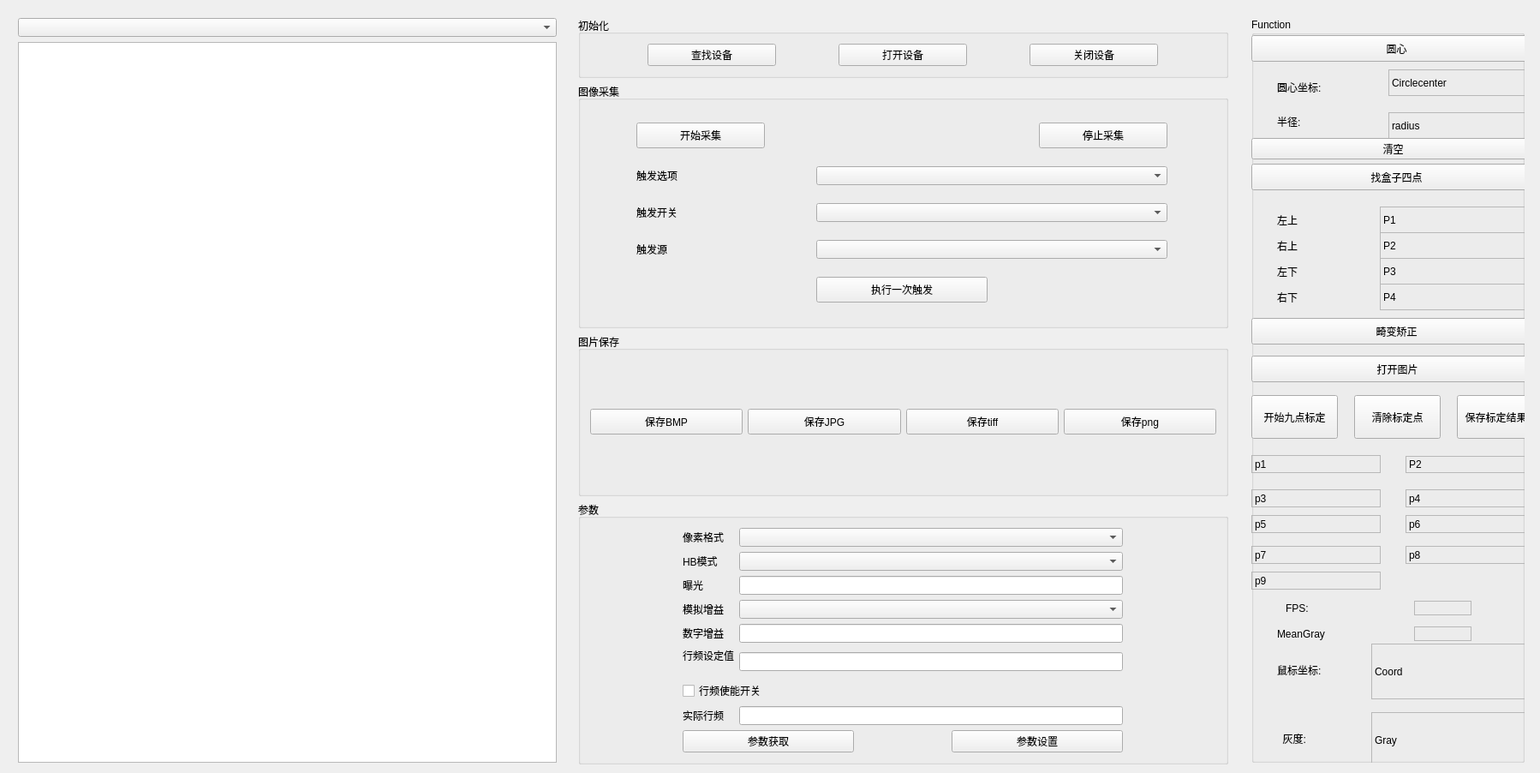
<?xml version="1.0" encoding="UTF-8"?>
<ui version="4.0">
 <class>MainWindow</class>
 <widget class="QMainWindow" name="MainWindow">
  <property name="geometry">
   <rect>
    <x>0</x>
    <y>0</y>
    <width>1798</width>
    <height>902</height>
   </rect>
  </property>
  <property name="windowTitle">
   <string>MainWindow</string>
  </property>
  <widget class="QWidget" name="centralWidget">
   <widget class="QWidget" name="layoutWidget">
    <property name="geometry">
     <rect>
      <x>10</x>
      <y>10</y>
      <width>651</width>
      <height>891</height>
     </rect>
    </property>
    <layout class="QVBoxLayout" name="verticalLayout">
     <item>
      <widget class="QComboBox" name="EnumCombo"/>
     </item>
     <item>
      <widget class="QGraphicsView" name="DisplayWidget"/>
     </item>
    </layout>
   </widget>
   <widget class="QWidget" name="layoutWidget">
    <property name="geometry">
     <rect>
      <x>664</x>
      <y>9</y>
      <width>781</width>
      <height>894</height>
     </rect>
    </property>
    <layout class="QVBoxLayout" name="verticalLayout_2" stretch="0,3,2,0">
     <item>
      <widget class="QGroupBox" name="groupBox">
       <property name="title">
        <string>初始化</string>
       </property>
       <layout class="QGridLayout" name="gridLayout">
        <item row="0" column="1">
         <widget class="QPushButton" name="OpenButton">
          <property name="maximumSize">
           <size>
            <width>150</width>
            <height>30</height>
           </size>
          </property>
          <property name="text">
           <string>打开设备</string>
          </property>
         </widget>
        </item>
        <item row="0" column="2">
         <widget class="QPushButton" name="CloseButton">
          <property name="maximumSize">
           <size>
            <width>150</width>
            <height>30</height>
           </size>
          </property>
          <property name="text">
           <string>关闭设备</string>
          </property>
         </widget>
        </item>
        <item row="0" column="0">
         <widget class="QPushButton" name="EnumButton">
          <property name="maximumSize">
           <size>
            <width>150</width>
            <height>30</height>
           </size>
          </property>
          <property name="text">
           <string>查找设备</string>
          </property>
         </widget>
        </item>
       </layout>
      </widget>
     </item>
     <item>
      <widget class="QGroupBox" name="groupBox_2">
       <property name="title">
        <string>图像采集 </string>
       </property>
       <layout class="QGridLayout" name="gridLayout_2">
        <item row="1" column="2" colspan="2">
         <widget class="QComboBox" name="SelchangeTriggerselCombo"/>
        </item>
        <item row="3" column="0">
         <widget class="QLabel" name="label_3">
          <property name="text">
           <string>触发源</string>
          </property>
         </widget>
        </item>
        <item row="2" column="0">
         <widget class="QLabel" name="label_2">
          <property name="text">
           <string>触发开关</string>
          </property>
         </widget>
        </item>
        <item row="1" column="0">
         <widget class="QLabel" name="label">
          <property name="text">
           <string>触发选项</string>
          </property>
         </widget>
        </item>
        <item row="0" column="0">
         <widget class="QPushButton" name="StartGrabbingButton">
          <property name="maximumSize">
           <size>
            <width>150</width>
            <height>30</height>
           </size>
          </property>
          <property name="text">
           <string>开始采集</string>
          </property>
         </widget>
        </item>
        <item row="0" column="3">
         <widget class="QPushButton" name="StopGrabbingButton">
          <property name="maximumSize">
           <size>
            <width>150</width>
            <height>30</height>
           </size>
          </property>
          <property name="text">
           <string>停止采集</string>
          </property>
         </widget>
        </item>
        <item row="4" column="2">
         <widget class="QPushButton" name="SoftwareOnceButton">
          <property name="maximumSize">
           <size>
            <width>200</width>
            <height>30</height>
           </size>
          </property>
          <property name="text">
           <string>执行一次触发</string>
          </property>
         </widget>
        </item>
        <item row="3" column="2" colspan="2">
         <widget class="QComboBox" name="SelchangeTriggersourceCombo"/>
        </item>
        <item row="2" column="2" colspan="2">
         <widget class="QComboBox" name="SelchangeTriggerswitchCombo"/>
        </item>
       </layout>
       <zorder>SelchangeTriggerselCombo</zorder>
       <zorder>StopGrabbingButton</zorder>
       <zorder>label</zorder>
       <zorder>label_2</zorder>
       <zorder>label_3</zorder>
       <zorder>SelchangeTriggerswitchCombo</zorder>
       <zorder>SelchangeTriggersourceCombo</zorder>
       <zorder>StartGrabbingButton</zorder>
       <zorder>SoftwareOnceButton</zorder>
      </widget>
     </item>
     <item>
      <widget class="QGroupBox" name="groupBox_3">
       <property name="title">
        <string>图片保存</string>
       </property>
       <layout class="QGridLayout" name="gridLayout_3">
        <item row="0" column="2">
         <widget class="QPushButton" name="SaveTiffButton">
          <property name="maximumSize">
           <size>
            <width>200</width>
            <height>30</height>
           </size>
          </property>
          <property name="text">
           <string>保存tiff</string>
          </property>
         </widget>
        </item>
        <item row="0" column="3">
         <widget class="QPushButton" name="SavePngButton">
          <property name="maximumSize">
           <size>
            <width>200</width>
            <height>30</height>
           </size>
          </property>
          <property name="text">
           <string>保存png</string>
          </property>
         </widget>
        </item>
        <item row="0" column="0">
         <widget class="QPushButton" name="SaveBmpButton">
          <property name="maximumSize">
           <size>
            <width>200</width>
            <height>30</height>
           </size>
          </property>
          <property name="text">
           <string>保存BMP</string>
          </property>
         </widget>
        </item>
        <item row="0" column="1">
         <widget class="QPushButton" name="SaveJpgButton">
          <property name="maximumSize">
           <size>
            <width>200</width>
            <height>30</height>
           </size>
          </property>
          <property name="text">
           <string>保存JPG</string>
          </property>
         </widget>
        </item>
       </layout>
      </widget>
     </item>
     <item>
      <widget class="QGroupBox" name="groupBox_4">
       <property name="title">
        <string>参数</string>
       </property>
       <layout class="QGridLayout" name="gridLayout_5">
        <item row="0" column="0" colspan="2">
         <layout class="QGridLayout" name="gridLayout_4" columnminimumwidth="10,1">
          <item row="0" column="0">
           <widget class="QLabel" name="label_7">
            <property name="text">
             <string>像素格式</string>
            </property>
           </widget>
          </item>
          <item row="0" column="1">
           <widget class="QComboBox" name="SelchangePixelformatCombo"/>
          </item>
          <item row="1" column="0">
           <widget class="QLabel" name="label_8">
            <property name="text">
             <string>HB模式</string>
            </property>
           </widget>
          </item>
          <item row="1" column="1">
           <widget class="QComboBox" name="SelchangeImageCompressionModeCombo"/>
          </item>
          <item row="2" column="0">
           <widget class="QLabel" name="label_9">
            <property name="text">
             <string>曝光</string>
            </property>
           </widget>
          </item>
          <item row="2" column="1">
           <widget class="QLineEdit" name="ExposureTimeLineEdit"/>
          </item>
          <item row="3" column="0">
           <widget class="QLabel" name="label_10">
            <property name="text">
             <string>模拟增益</string>
            </property>
           </widget>
          </item>
          <item row="3" column="1">
           <widget class="QComboBox" name="SelchangePreampgainCombo"/>
          </item>
          <item row="4" column="0">
           <widget class="QLabel" name="label_11">
            <property name="text">
             <string>数字增益</string>
            </property>
           </widget>
          </item>
          <item row="4" column="1">
           <widget class="QLineEdit" name="PreampGainLineEdit"/>
          </item>
          <item row="5" column="0">
           <widget class="QLabel" name="label_12">
            <property name="text">
             <string>行频设定值
</string>
            </property>
           </widget>
          </item>
          <item row="5" column="1">
           <widget class="QLineEdit" name="AcquisitionLineRateLineEdit"/>
          </item>
          <item row="6" column="0" colspan="2">
           <widget class="QCheckBox" name="AcquisitionLineRateEnableCheckBox">
            <property name="text">
             <string>行频使能开关</string>
            </property>
           </widget>
          </item>
          <item row="7" column="0">
           <widget class="QLabel" name="label_13">
            <property name="text">
             <string>实际行频</string>
            </property>
           </widget>
          </item>
          <item row="7" column="1">
           <widget class="QLineEdit" name="ResultingLineRateLineEdit"/>
          </item>
         </layout>
        </item>
        <item row="1" column="0">
         <widget class="QPushButton" name="GetParameterButton">
          <property name="maximumSize">
           <size>
            <width>200</width>
            <height>30</height>
           </size>
          </property>
          <property name="text">
           <string>参数获取</string>
          </property>
         </widget>
        </item>
        <item row="1" column="1">
         <widget class="QPushButton" name="SetParameterButton">
          <property name="maximumSize">
           <size>
            <width>200</width>
            <height>30</height>
           </size>
          </property>
          <property name="text">
           <string>参数设置</string>
          </property>
         </widget>
        </item>
       </layout>
      </widget>
     </item>
    </layout>
   </widget>
   <widget class="QWidget" name="layoutWidget">
    <property name="geometry">
     <rect>
      <x>1450</x>
      <y>10</y>
      <width>341</width>
      <height>891</height>
     </rect>
    </property>
    <layout class="QVBoxLayout" name="verticalLayout_3">
     <item>
      <widget class="QGroupBox" name="groupbox_5">
       <property name="title">
        <string>Function</string>
       </property>
       <widget class="QPushButton" name="bnFindCircle">
        <property name="geometry">
         <rect>
          <x>0</x>
          <y>20</y>
          <width>339</width>
          <height>31</height>
         </rect>
        </property>
        <property name="text">
         <string>圆心</string>
        </property>
       </widget>
       <widget class="QPushButton" name="bnFindBox">
        <property name="geometry">
         <rect>
          <x>0</x>
          <y>170</y>
          <width>339</width>
          <height>31</height>
         </rect>
        </property>
        <property name="text">
         <string>找盒子四点</string>
        </property>
       </widget>
       <widget class="QPushButton" name="bnRectify">
        <property name="geometry">
         <rect>
          <x>0</x>
          <y>350</y>
          <width>339</width>
          <height>31</height>
         </rect>
        </property>
        <property name="text">
         <string>畸变矫正</string>
        </property>
       </widget>
       <widget class="QLabel" name="labelCircleCenter">
        <property name="geometry">
         <rect>
          <x>160</x>
          <y>60</y>
          <width>181</width>
          <height>31</height>
         </rect>
        </property>
        <property name="frameShape">
         <enum>QFrame::StyledPanel</enum>
        </property>
        <property name="text">
         <string>Circlecenter</string>
        </property>
       </widget>
       <widget class="QLabel" name="labelCircleRadius">
        <property name="geometry">
         <rect>
          <x>160</x>
          <y>110</y>
          <width>184</width>
          <height>31</height>
         </rect>
        </property>
        <property name="frameShape">
         <enum>QFrame::StyledPanel</enum>
        </property>
        <property name="text">
         <string>radius</string>
        </property>
       </widget>
       <widget class="QLabel" name="labelBoxP1">
        <property name="geometry">
         <rect>
          <x>150</x>
          <y>220</y>
          <width>185</width>
          <height>31</height>
         </rect>
        </property>
        <property name="frameShape">
         <enum>QFrame::StyledPanel</enum>
        </property>
        <property name="text">
         <string>P1</string>
        </property>
       </widget>
       <widget class="QLabel" name="labelBoxP2">
        <property name="geometry">
         <rect>
          <x>150</x>
          <y>250</y>
          <width>184</width>
          <height>31</height>
         </rect>
        </property>
        <property name="frameShape">
         <enum>QFrame::StyledPanel</enum>
        </property>
        <property name="text">
         <string>P2</string>
        </property>
       </widget>
       <widget class="QLabel" name="labelBoxP3">
        <property name="geometry">
         <rect>
          <x>150</x>
          <y>280</y>
          <width>185</width>
          <height>31</height>
         </rect>
        </property>
        <property name="frameShape">
         <enum>QFrame::StyledPanel</enum>
        </property>
        <property name="text">
         <string>P3</string>
        </property>
       </widget>
       <widget class="QLabel" name="labelBoxP4">
        <property name="geometry">
         <rect>
          <x>150</x>
          <y>310</y>
          <width>184</width>
          <height>31</height>
         </rect>
        </property>
        <property name="frameShape">
         <enum>QFrame::StyledPanel</enum>
        </property>
        <property name="text">
         <string>P4</string>
        </property>
       </widget>
       <widget class="QLabel" name="labelCoord">
        <property name="geometry">
         <rect>
          <x>140</x>
          <y>730</y>
          <width>201</width>
          <height>65</height>
         </rect>
        </property>
        <property name="frameShape">
         <enum>QFrame::StyledPanel</enum>
        </property>
        <property name="text">
         <string>Coord</string>
        </property>
       </widget>
       <widget class="QLabel" name="labelGray">
        <property name="geometry">
         <rect>
          <x>140</x>
          <y>810</y>
          <width>200</width>
          <height>65</height>
         </rect>
        </property>
        <property name="frameShape">
         <enum>QFrame::StyledPanel</enum>
        </property>
        <property name="text">
         <string>Gray</string>
        </property>
       </widget>
       <widget class="QPushButton" name="bnStartCalib9">
        <property name="geometry">
         <rect>
          <x>0</x>
          <y>440</y>
          <width>101</width>
          <height>51</height>
         </rect>
        </property>
        <property name="text">
         <string>开始九点标定</string>
        </property>
       </widget>
       <widget class="QPushButton" name="bnClearCalib9">
        <property name="geometry">
         <rect>
          <x>120</x>
          <y>440</y>
          <width>101</width>
          <height>51</height>
         </rect>
        </property>
        <property name="text">
         <string>清除标定点</string>
        </property>
       </widget>
       <widget class="QPushButton" name="bnSaveCalib9">
        <property name="geometry">
         <rect>
          <x>240</x>
          <y>440</y>
          <width>91</width>
          <height>51</height>
         </rect>
        </property>
        <property name="text">
         <string>保存标定结果</string>
        </property>
       </widget>
       <widget class="QLabel" name="label_4">
        <property name="geometry">
         <rect>
          <x>30</x>
          <y>740</y>
          <width>81</width>
          <height>41</height>
         </rect>
        </property>
        <property name="text">
         <string>鼠标坐标:</string>
        </property>
       </widget>
       <widget class="QLabel" name="label_5">
        <property name="geometry">
         <rect>
          <x>30</x>
          <y>820</y>
          <width>81</width>
          <height>41</height>
         </rect>
        </property>
        <property name="text">
         <string>  灰度:</string>
        </property>
       </widget>
       <widget class="QLabel" name="label_6">
        <property name="geometry">
         <rect>
          <x>30</x>
          <y>60</y>
          <width>81</width>
          <height>41</height>
         </rect>
        </property>
        <property name="text">
         <string>圆心坐标:</string>
        </property>
       </widget>
       <widget class="QLabel" name="label_14">
        <property name="geometry">
         <rect>
          <x>30</x>
          <y>100</y>
          <width>81</width>
          <height>41</height>
         </rect>
        </property>
        <property name="text">
         <string>半径:</string>
        </property>
       </widget>
       <widget class="QLabel" name="label_15">
        <property name="geometry">
         <rect>
          <x>30</x>
          <y>220</y>
          <width>81</width>
          <height>31</height>
         </rect>
        </property>
        <property name="text">
         <string>左上</string>
        </property>
       </widget>
       <widget class="QLabel" name="label_16">
        <property name="geometry">
         <rect>
          <x>30</x>
          <y>250</y>
          <width>81</width>
          <height>31</height>
         </rect>
        </property>
        <property name="text">
         <string>右上</string>
        </property>
       </widget>
       <widget class="QLabel" name="label_17">
        <property name="geometry">
         <rect>
          <x>30</x>
          <y>280</y>
          <width>91</width>
          <height>31</height>
         </rect>
        </property>
        <property name="text">
         <string>左下</string>
        </property>
       </widget>
       <widget class="QLabel" name="label_18">
        <property name="geometry">
         <rect>
          <x>30</x>
          <y>310</y>
          <width>81</width>
          <height>31</height>
         </rect>
        </property>
        <property name="text">
         <string>右下</string>
        </property>
       </widget>
       <widget class="QLabel" name="labelCalibP1">
        <property name="geometry">
         <rect>
          <x>0</x>
          <y>510</y>
          <width>151</width>
          <height>21</height>
         </rect>
        </property>
        <property name="frameShape">
         <enum>QFrame::StyledPanel</enum>
        </property>
        <property name="text">
         <string>p1</string>
        </property>
       </widget>
       <widget class="QLabel" name="labelCalibP2">
        <property name="geometry">
         <rect>
          <x>180</x>
          <y>511</y>
          <width>161</width>
          <height>20</height>
         </rect>
        </property>
        <property name="frameShape">
         <enum>QFrame::StyledPanel</enum>
        </property>
        <property name="text">
         <string>P2</string>
        </property>
       </widget>
       <widget class="QLabel" name="labelCalibP3">
        <property name="geometry">
         <rect>
          <x>0</x>
          <y>550</y>
          <width>151</width>
          <height>21</height>
         </rect>
        </property>
        <property name="frameShape">
         <enum>QFrame::StyledPanel</enum>
        </property>
        <property name="text">
         <string>p3</string>
        </property>
       </widget>
       <widget class="QLabel" name="labelCalibP4">
        <property name="geometry">
         <rect>
          <x>180</x>
          <y>550</y>
          <width>161</width>
          <height>21</height>
         </rect>
        </property>
        <property name="frameShape">
         <enum>QFrame::StyledPanel</enum>
        </property>
        <property name="text">
         <string>p4</string>
        </property>
       </widget>
       <widget class="QLabel" name="labelCalibP5">
        <property name="geometry">
         <rect>
          <x>0</x>
          <y>580</y>
          <width>151</width>
          <height>21</height>
         </rect>
        </property>
        <property name="frameShape">
         <enum>QFrame::StyledPanel</enum>
        </property>
        <property name="text">
         <string>p5</string>
        </property>
       </widget>
       <widget class="QLabel" name="labelCalibP6">
        <property name="geometry">
         <rect>
          <x>180</x>
          <y>580</y>
          <width>161</width>
          <height>21</height>
         </rect>
        </property>
        <property name="frameShape">
         <enum>QFrame::StyledPanel</enum>
        </property>
        <property name="text">
         <string>p6</string>
        </property>
       </widget>
       <widget class="QLabel" name="labelCalibP7">
        <property name="geometry">
         <rect>
          <x>0</x>
          <y>616</y>
          <width>151</width>
          <height>21</height>
         </rect>
        </property>
        <property name="frameShape">
         <enum>QFrame::StyledPanel</enum>
        </property>
        <property name="text">
         <string>p7</string>
        </property>
       </widget>
       <widget class="QLabel" name="labelCalibP8">
        <property name="geometry">
         <rect>
          <x>180</x>
          <y>616</y>
          <width>161</width>
          <height>21</height>
         </rect>
        </property>
        <property name="frameShape">
         <enum>QFrame::StyledPanel</enum>
        </property>
        <property name="text">
         <string>p8</string>
        </property>
       </widget>
       <widget class="QLabel" name="labelCalibP9">
        <property name="geometry">
         <rect>
          <x>0</x>
          <y>646</y>
          <width>151</width>
          <height>21</height>
         </rect>
        </property>
        <property name="frameShape">
         <enum>QFrame::StyledPanel</enum>
        </property>
        <property name="text">
         <string>p9</string>
        </property>
       </widget>
       <widget class="QLabel" name="labelFps">
        <property name="geometry">
         <rect>
          <x>190</x>
          <y>680</y>
          <width>67</width>
          <height>17</height>
         </rect>
        </property>
        <property name="frameShape">
         <enum>QFrame::StyledPanel</enum>
        </property>
        <property name="text">
         <string/>
        </property>
       </widget>
       <widget class="QLabel" name="labelMeanGray">
        <property name="geometry">
         <rect>
          <x>190</x>
          <y>710</y>
          <width>67</width>
          <height>17</height>
         </rect>
        </property>
        <property name="frameShape">
         <enum>QFrame::StyledPanel</enum>
        </property>
        <property name="text">
         <string/>
        </property>
       </widget>
       <widget class="QLabel" name="label_21">
        <property name="geometry">
         <rect>
          <x>40</x>
          <y>680</y>
          <width>67</width>
          <height>17</height>
         </rect>
        </property>
        <property name="text">
         <string>FPS:</string>
        </property>
       </widget>
       <widget class="QLabel" name="label_22">
        <property name="geometry">
         <rect>
          <x>30</x>
          <y>710</y>
          <width>67</width>
          <height>17</height>
         </rect>
        </property>
        <property name="text">
         <string>MeanGray</string>
        </property>
       </widget>
       <widget class="QPushButton" name="btnOpenImage">
        <property name="geometry">
         <rect>
          <x>0</x>
          <y>394</y>
          <width>341</width>
          <height>31</height>
         </rect>
        </property>
        <property name="text">
         <string>打开图片</string>
        </property>
       </widget>
       <widget class="QPushButton" name="bnClearOverlay">
        <property name="geometry">
         <rect>
          <x>0</x>
          <y>140</y>
          <width>331</width>
          <height>25</height>
         </rect>
        </property>
        <property name="text">
         <string>清空</string>
        </property>
       </widget>
      </widget>
     </item>
    </layout>
   </widget>
  </widget>
 </widget>
 <layoutdefault spacing="6" margin="11"/>
 <resources/>
 <connections/>
</ui>
